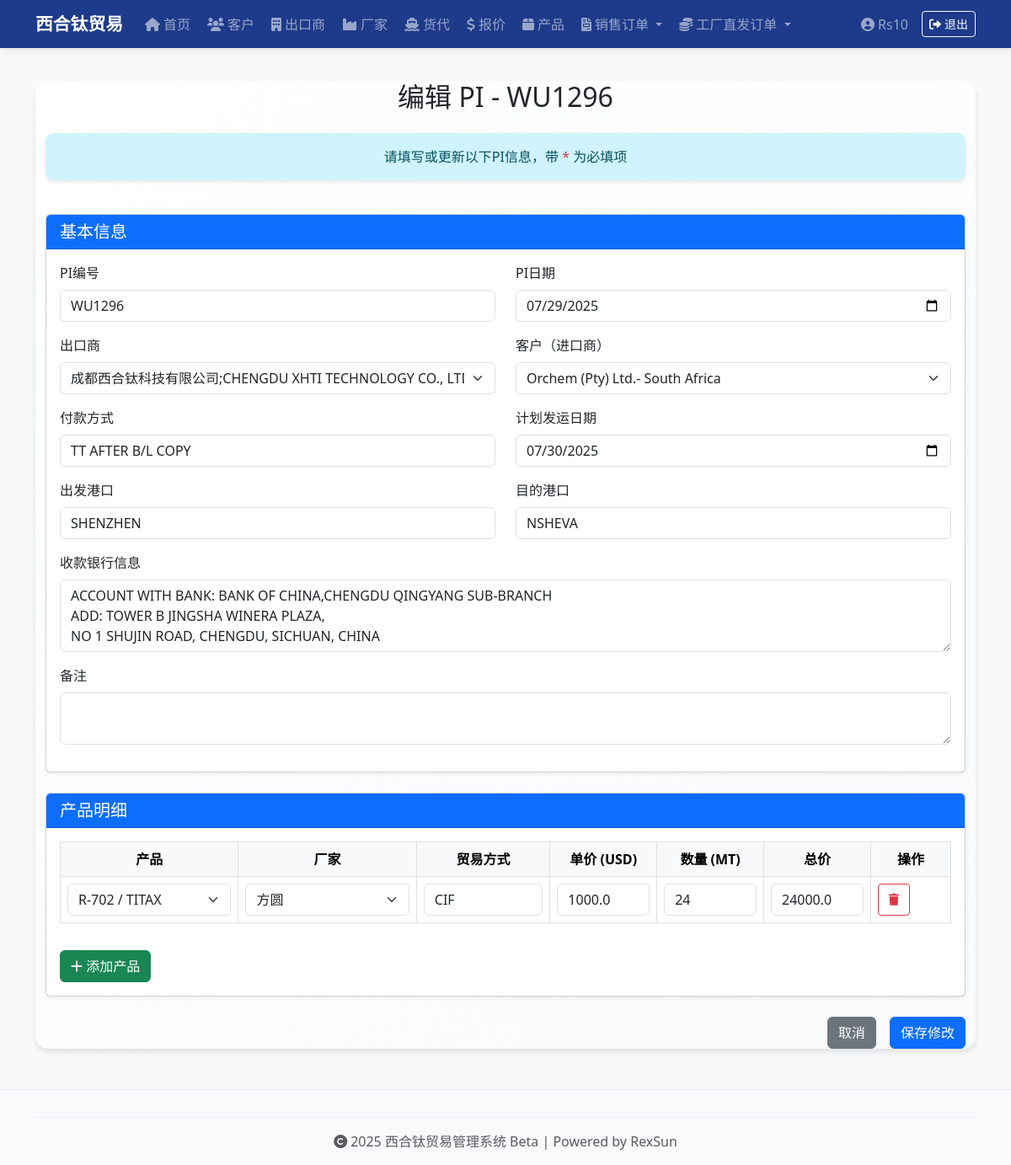
Before: /pi/9/edit (signed in) with the older database file.
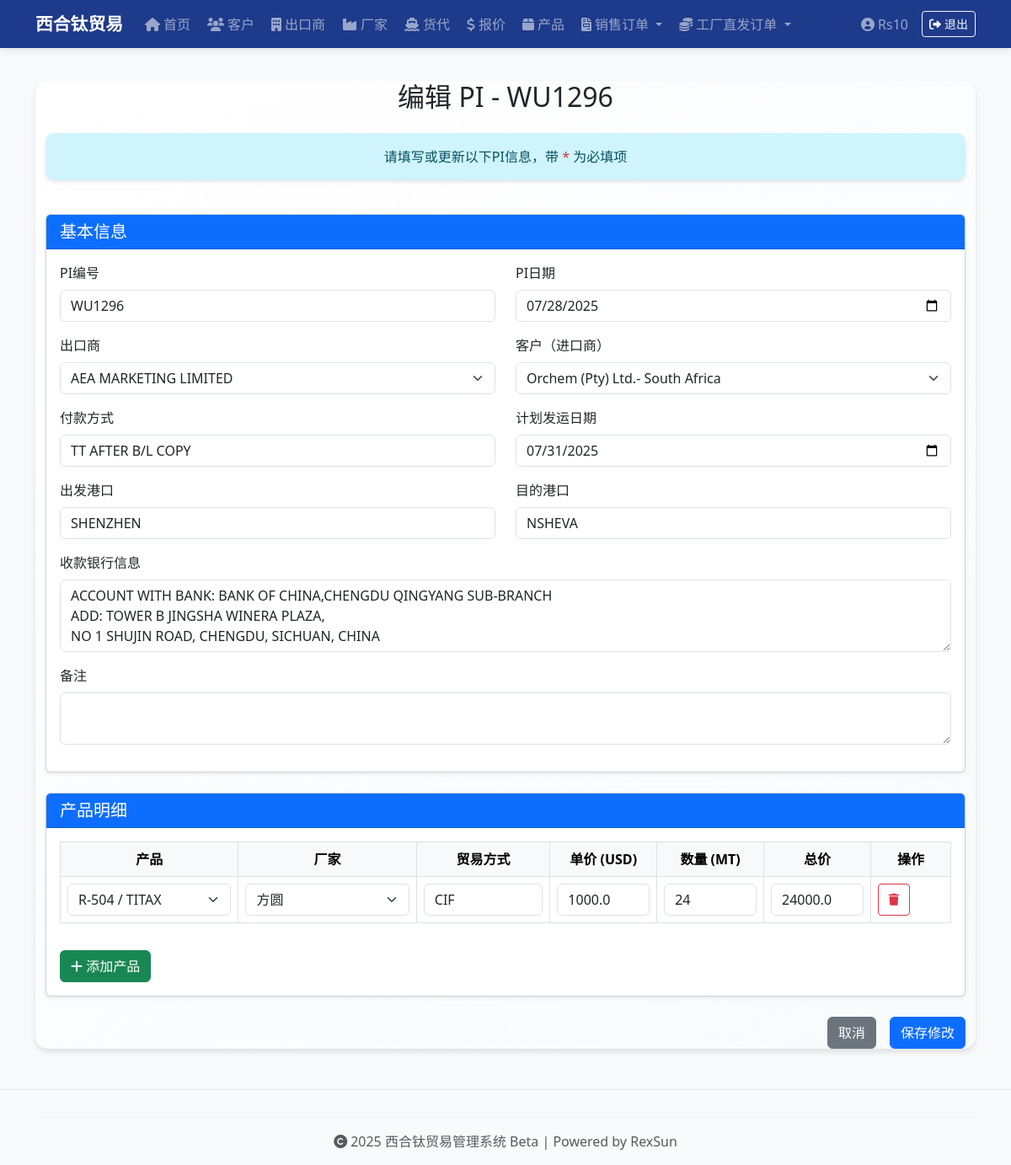
After: the same page with the newer database file.
### app.py (models this page shows, shortened)
class PI(db.Model):
    __tablename__ = 'pi'
    id = db.Column(db.Integer, primary_key=True)
    pi_no = db.Column(db.String(50), unique=True, nullable=False)
    pi_date = db.Column(db.Date, nullable=False)
    customer_id = db.Column(db.Integer, db.ForeignKey('customer.id'), nullable=False)
    exporter_id = db.Column(db.Integer, db.ForeignKey('exporter.id'), nullable=False)
    payment_terms = db.Column(db.String(100))
    loading_port = db.Column(db.String(100))
    destination_port = db.Column(db.String(100))
    bank = db.Column(db.Text) # 存放整段银行账户信息文本
    shipment_date = db.Column(db.Date)
    note = db.Column(db.String(200))
    status = db.Column(db.String(20), default='新建')
    customer_name_snapshot = db.Column(db.String(100))  # 客户名称快照
    customer_address_snapshot = db.Column(db.String(200))  # 客户地址快照
    customer_tax_code_snapshot = db.Column(db.String(100))  # 客户税号快照
    customer_country_snapshot = db.Column(db.String(50))  # 客户国家快照
    customer_contact_snapshot = db.Column(db.String(100))  # 客户联系人快照
    customer_phone_snapshot = db.Column(db.String(50))  # 客户电话快照
    customer_email_snapshot = db.Column(db.String(100))  # 客户邮箱快照
    exporter_name_snapshot = db.Column(db.String(100))  # 出口商名称快照
    exporter_address_snapshot = db.Column(db.String(200))  # 出口商地址快照
    exporter_tax_code_snapshot = db.Column(db.String(100))  # 出口商税号快照
    exporter_country_snapshot = db.Column(db.String(50))  # 出口商国家快照
    exporter_contact_snapshot = db.Column(db.String(100))  # 出口商联系人快照
    exporter_phone_snapshot = db.Column(db.String(50))  # 出口商电话快照
    exporter_email_snapshot = db.Column(db.String(100))  # 出口商邮箱快照
    products = db.relationship('PIItem', backref='pi', cascade="all, delete-orphan")  # 👈 注意这里不用引号
    customer = db.relationship('Customer')
    exporter = db.relationship('Exporter', foreign_keys='PI.exporter_id')
    freight_forwarder_id = db.Column(db.Integer, db.ForeignKey('freight_forwarder.id'))
    freight_forwarder = db.relationship('FreightForwarder')
    ocean_freight = db.Column(db.Float)
    container_date = db.Column(db.Date)
    container_location = db.Column(db.String(100))
    etd = db.Column(db.Date)
    eta = db.Column(db.Date)
    coo_required = db.Column(db.String(10))   # '需要' / '不需要'
    apta_required = db.Column(db.String(10))
    export_license_required = db.Column(db.String(10))
    customs_docs_required = db.Column(db.String(10))
    other_documents = db.Column(db.String(200))
    bill_of_lading = db.Column(db.String(100))
    shipping_company = db.Column(db.String(100))
    coa_status = db.Column(db.String(20))
    insurance_status = db.Column(db.String(20))
    document_shipping_status = db.Column(db.String(20))
    tracking_number = db.Column(db.String(100))
    batch_no = db.Column(db.String(200)) #多个批号用 ; 分隔
    actual_departure_date = db.Column(db.Date)  # 实际发运日期 7.4日新增
    vessel_info = db.Column(db.String(100))
    booking_number = db.Column(db.String(100))
    container_type_quantity = db.Column(db.String(20))
    shipping_mark = db.Column(db.String(50))
    freight_term = db.Column(db.String(50))
    contract_number = db.Column(db.String(100))
    freight_clause = db.Column(db.String(200))
    waybill_option = db.Column(db.String(50))
    container_number = db.Column(db.String(50))
    seal_number = db.Column(db.String(50))
    container_type = db.Column(db.String(20))
    quantity_units = db.Column(db.Float)
    gross_weight = db.Column(db.Float)
    volume = db.Column(db.Float)
    vgm = db.Column(db.String(50))
    total_quantity = db.Column(db.Float)
    total_quantity_unit = db.Column(db.String(20))
    total_weight = db.Column(db.Float)
    total_weight_unit = db.Column(db.String(20))
    total_volume = db.Column(db.Float)
    total_volume_unit = db.Column(db.String(20))
    total_vgm = db.Column(db.String(50))
    actual_arrival_date = db.Column(db.Date)  # 实际到港日期
    payment_received = db.Column(db.String(10))  # 货款收齐：'已收齐' / '未收齐'
    freight_invoice_amount = db.Column(db.Float)  # 货代账单金额
    freight_invoice_confirmed = db.Column(db.String(10))  # 货代账单确认状态 '已确认' / '未确认'
    freight_invoice_issued = db.Column(db.String(10))  # 货代发票开具状态 '已开具' / '未开具'
    telex_release = db.Column(db.String(10))  # PI电放状态 '已电放' / '未电放'
    settlement_documents_required = db.Column(db.String(10))  # 结汇文件 '需要' / '不需要'
    freight_payment_status = db.Column(db.String(10))  # 运费付款状态：'已付款' / '未付款'
    commission_factory_id = db.Column(db.Integer, db.ForeignKey('factory.id'))
    commission_exporter_id = db.Column(db.Integer, db.ForeignKey('exporter.id'))
    commission_amount = db.Column(db.Float)
    commission_rate = db.Column(db.Float)
    commission_status = db.Column(db.String(20))
    factory_sale_amount = db.Column(db.Float)
    commission_factory = db.relationship('Factory', foreign_keys='PI.commission_factory_id')
    commission_exporter = db.relationship('Exporter', foreign_keys='PI.commission_exporter_id')

class Exporter(db.Model):
    id = db.Column(db.Integer, primary_key=True)
    code = db.Column(db.String(10), unique=True)
    name = db.Column(db.String(100), nullable=False)
    address = db.Column(db.String(200), nullable=False)
    tax_code = db.Column(db.String(100))
    country = db.Column(db.String(50), nullable=False)
    contact_person = db.Column(db.String(100))
    phone = db.Column(db.String(50))
    email = db.Column(db.String(100))

class PIItem(db.Model):
    __tablename__ = 'pi_item'
    id = db.Column(db.Integer, primary_key=True)
    pi_id = db.Column(db.Integer, db.ForeignKey('pi.id'), nullable=False)
    product_id = db.Column(db.Integer, db.ForeignKey('product.id'), nullable=False)
    factory_id = db.Column(db.Integer, db.ForeignKey('factory.id'), nullable=False)
    trade_term = db.Column(db.String(50))
    unit_price = db.Column(db.Float)
    quantity = db.Column(db.Float)
    total_price = db.Column(db.Float)
    product_category_snapshot = db.Column(db.String(100))  # 产品类别快照
    product_brand_snapshot = db.Column(db.String(100))  # 产品品牌快照
    product_model_snapshot = db.Column(db.String(100))  # 产品型号快照
    product_packaging_snapshot = db.Column(db.String(100))  # 产品包装快照
    factory_name_snapshot = db.Column(db.String(100))  # 厂家名称快照
    factory_address_snapshot = db.Column(db.String(200))  # 厂家地址快照
    factory_tax_code_snapshot = db.Column(db.String(100))  # 厂家税号快照
    factory_country_snapshot = db.Column(db.String(50))  # 厂家国家快照
    factory_contact_snapshot = db.Column(db.String(100))  # 厂家联系人快照
    factory_phone_snapshot = db.Column(db.String(50))  # 厂家电话快照
    factory_email_snapshot = db.Column(db.String(100))  # 厂家邮箱快照
    product = db.relationship('Product')
    factory = db.relationship('Factory')

class Product(db.Model):
    id = db.Column(db.Integer, primary_key=True)
    code = db.Column(db.String(10), unique=True)
    category = db.Column(db.String(100), nullable=False, default="Titanium dioxide")
    brand = db.Column(db.String(100))  # 可空，如 "TITAX" 或空
    model = db.Column(db.String(100), nullable=False)  # 型号，如 R-504
    packaging = db.Column(db.String(100))  # 包装规格，如 25KG/包

class Customer(db.Model):
    id = db.Column(db.Integer, primary_key=True)
    code = db.Column(db.String(10), unique=True)
    name = db.Column(db.String(100), nullable=False)
    address = db.Column(db.String(200), nullable=False)
    tax_code = db.Column(db.String(100))
    country = db.Column(db.String(50), nullable=False)
    contact_person = db.Column(db.String(100))
    phone = db.Column(db.String(50))
    email = db.Column(db.String(100))

class Factory(db.Model):
    id = db.Column(db.Integer, primary_key=True)
    code = db.Column(db.String(10), unique=True)
    name = db.Column(db.String(100), nullable=False)
    address = db.Column(db.String(200))
    tax_code = db.Column(db.String(100))
    country = db.Column(db.String(50), nullable=False)
    contact_person = db.Column(db.String(100))
    phone = db.Column(db.String(50))
    email = db.Column(db.String(100))

### app.py (the view, shortened to what this page needs)
@app.route('/pi/<int:pi_id>/edit', methods=['GET', 'POST'])
@login_required
def edit_pi(pi_id):
    pi = PI.query.get_or_404(pi_id)
    print(f"🔍 PI状态检查: {pi.pi_no} 的状态是 '{pi.status}'")
    customers = Customer.query.all()
    exporters = Exporter.query.all()
    products = Product.query.all()
    factories = Factory.query.all()
    freight_forwarders = FreightForwarder.query.all()
    return render_template('edit_pi.html', pi=pi, customers=customers, exporters=exporters, products=products, factories=factories, freight_forwarders=freight_forwarders)

### app.py (called while the page is built)
@login_manager.user_loader
def load_user(user_id):
    return User.query.get(int(user_id))

@app.before_request
def create_admin_users():
    if not hasattr(app, '_admin_created'):
        db.create_all()
        users = [
            ('Rs10', 'Rs10!)xht'),
            ('Bw18', 'Bw18!*xht'),
            ('Dd16', 'Dd16!^xht'),
        ]
        for username, pwd in users:
            if not User.query.filter_by(username=username).first():
                user = User(username=username)
                user.set_password(pwd)
                db.session.add(user)
        db.session.commit()
        app._admin_created = True

### templates/edit_pi.html (shortened to what the changed rows need)
{% extends 'base.html' %}
{% block content %}
{% set readonly = (pi.status == '已完成') %}
<div class="container mt-4">
  <div class="row mb-4">
    <div class="col-12">
      <h2 class="text-center mb-4">编辑 PI - {{ pi.pi_no }}</h2>
      <div class="alert alert-info text-center" role="alert">
        {% if pi.status == '已完成' %}
        订单已完成，无法编辑。如需修改，请联系管理员。
        {% else %}
        请填写或更新以下PI信息，带 <span class="text-danger">*</span> 为必填项
        {% endif %}
      </div>
    </div>
  </div>
  <form method="post" class="needs-validation" novalidate>
    <div class="card mb-4 shadow-sm">
      <div class="card-body">
        <div class="row">
          <div class="col-md-6 mb-3">
            <label for="pi_no" class="form-label">PI编号</label>
            <input type="text" class="form-control" id="pi_no" name="pi_no" value="{{ pi.pi_no }}" readonly {% if readonly %}disabled{% endif %}>
          </div>
          <div class="col-md-6 mb-3">
            <label for="pi_date" class="form-label">PI日期</label>
            <input type="date" class="form-control" id="pi_date" name="pi_date" value="{{ pi.pi_date }}" required {% if readonly %}readonly disabled{% endif %}>
          </div>
        </div>
        <div class="row">
          <div class="col-md-6 mb-3">
            <label for="exporter_id" class="form-label">出口商</label>
            <select class="form-select" id="exporter_id" name="exporter_id" required {% if readonly %}disabled{% endif %}>
              {% for exporter in exporters %}
              <option value="{{ exporter.id }}" {% if exporter.id == pi.exporter_id %}selected{% endif %}>{{ exporter.name }}</option>
              {% endfor %}
            </select>
          </div>
          <div class="col-md-6 mb-3">
            <label for="customer_id" class="form-label">客户（进口商）</label>
            <select class="form-select" id="customer_id" name="customer_id" required {% if readonly %}disabled{% endif %}>
              {% for customer in customers %}
              <option value="{{ customer.id }}" {% if customer.id == pi.customer_id %}selected{% endif %}>{{ customer.name }}</option>
              {% endfor %}
            </select>
          </div>
        </div>
        <div class="row">
          <div class="col-md-6 mb-3">
            <label for="payment_terms" class="form-label">付款方式</label>
            <input type="text" class="form-control" id="payment_terms" name="payment_terms" value="{{ pi.payment_terms or '' }}" required {% if readonly %}readonly disabled{% endif %}>
          </div>
          <div class="col-md-6 mb-3">
            <label for="shipment_date" class="form-label">计划发运日期</label>
            <input type="date" class="form-control" id="shipment_date" name="shipment_date" value="{{ pi.shipment_date }}" {% if readonly %}readonly disabled{% endif %}>
          </div>
        </div>
        <div class="row">
          <div class="col-md-6 mb-3">
            <label for="loading_port" class="form-label">出发港口</label>
            <input type="text" class="form-control" id="loading_port" name="loading_port" value="{{ pi.loading_port or '' }}" {% if readonly %}readonly disabled{% endif %}>
          </div>
          <div class="col-md-6 mb-3">
            <label for="destination_port" class="form-label">目的港口</label>
            <input type="text" class="form-control" id="destination_port" name="destination_port" value="{{ pi.destination_port or '' }}" {% if readonly %}readonly disabled{% endif %}>
          </div>
        </div>
        <div class="mb-3">
          <label for="bank" class="form-label">收款银行信息</label>
          <textarea class="form-control" id="bank" name="bank" rows="3" {% if readonly %}readonly disabled{% endif %}>{{ pi.bank or '' }}</textarea>
        </div>
      </div>
    </div>
    <div class="card mb-4 shadow-sm">
      <div class="card-body">
        <div class="table-responsive">
          <table id="product-table" class="table table-bordered">
            <thead class="table-light">
              <tr>
                <th class="text-center">产品</th>
                <th class="text-center">厂家</th>
                <th class="text-center">贸易方式</th>
                <th class="text-center">单价 (USD)</th>
                <th class="text-center">数量 (MT)</th>
                <th class="text-center">总价</th>
                <th class="text-center">操作</th>
              </tr>
            </thead>
            <tbody id="product-rows">
              {% for product in pi.products %}
              <tr>
                <td>
                  <select name="product_{{ loop.index0 }}" class="form-select" required {% if readonly %}disabled{% endif %}>
                    {% for p in products %}
                    <option value="{{ p.id }}" {% if product.product_id == p.id %}selected{% endif %}>{{ p.model }}{% if p.brand %} / {{ p.brand }}{% endif %}</option>
                    {% endfor %}
                  </select>
                </td>
                <td>
                  <select name="factory_{{ loop.index0 }}" class="form-select" required {% if readonly %}disabled{% endif %}>
                    {% for f in factories %}
                    <option value="{{ f.id }}" {% if product.factory_id == f.id %}selected{% endif %}>{{ f.name }}</option>
                    {% endfor %}
                  </select>
                </td>
                <td>
                  <input name="trade_term_{{ loop.index0 }}" type="text" class="form-control" value="{{ product.trade_term }}" required {% if readonly %}readonly disabled{% endif %}>
                </td>
                <td>
                  <input name="unit_price_{{ loop.index0 }}" type="number" step="0.01" class="form-control" value="{{ product.unit_price }}" oninput="updateTotal(this)" required {% if readonly %}readonly disabled{% endif %}>
                </td>
                <td>
                  <input name="quantity_{{ loop.index0 }}" type="number" step="1" class="form-control" value="{{ product.quantity|int }}" oninput="updateTotal(this)" required {% if readonly %}readonly disabled{% endif %}>
                </td>
                <td>
                  <input name="total_price_{{ loop.index0 }}" type="text" class="form-control" value="{{ product.total_price }}" readonly {% if readonly %}disabled{% endif %}>
                </td>
                <td class="text-center">
                  {% if not readonly %}
                  <button type="button" class="btn btn-outline-danger btn-sm delete-btn" onclick="this.parentElement.parentElement.remove()">
                    <i class="fas fa-trash"></i>
                  </button>
                  {% endif %}
                </td>
              </tr>
              {% endfor %}
            </tbody>
          </table>
        </div>
      </div>
    </div>
  </form>
</div>
{% endblock %}

Changed rows visible on the page:
changed PI "WU1296": pi_date "07/29/2025" → "07/28/2025"; exporter_id "成都西合钛科技有限公司;CHENGDU XHTI TECHNOLOGY CO., LTD" → "AEA MARKETING LIMITED"; shipment_date "07/30/2025" → "07/31/2025"
changed PIItem "CIF": product.model "R-702 / TITAX" → "R-504 / TITAX"
